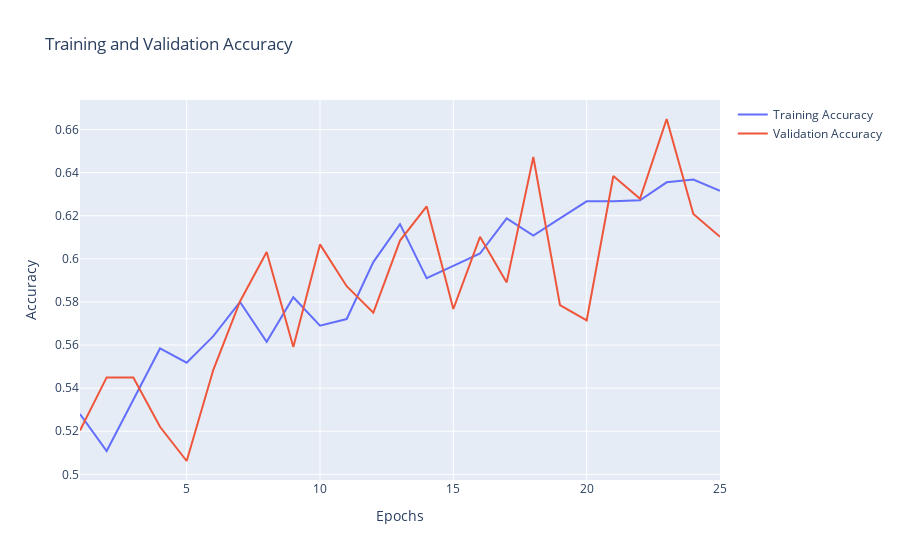

Source (notebook cell):
### Code cell
acc = history.history['acc']
vall_acc = history.history['val_acc']
loss = history.history['loss']
val_loss = history.history['val_loss']
epochs = [x for x in range(1, len(acc) + 1)]

fig = go.Figure()
fig.add_trace(go.Scatter(x=epochs, y=acc, name="Training Accuracy"))
fig.add_trace(go.Scatter(x=epochs, y=vall_acc, name="Validation Accuracy"))
fig.update_layout(
    title="Training and Validation Accuracy",
    xaxis_title="Epochs",
    yaxis_title="Accuracy"
)
fig.show()

### Figure 1 — Plotly figure (JSON) as saved in the notebook; plotly's stock layout.template omitted (floating-point values rounded to 4 significant figures)
{"data": [{"name": "Training Accuracy", "type": "scatter", "x": [1, 2, 3, 4, 5, 6, 7, 8, 9, 10, 11, 12, 13, 14, 15, 16, 17, 18, 19, 20, 21, 22, 23, 24, 25], "y": [0.528, 0.5108, 0.5346, 0.5584, 0.5518, 0.5641, 0.58, 0.5615, 0.5822, 0.569, 0.5721, 0.5985, 0.6161, 0.591, 0.5967, 0.6025, 0.6188, 0.6108, 0.6188, 0.6267, 0.6267, 0.6271, 0.6355, 0.6368, 0.6316]}, {"name": "Validation Accuracy", "type": "scatter", "x": [1, 2, 3, 4, 5, 6, 7, 8, 9, 10, 11, 12, 13, 14, 15, 16, 17, 18, 19, 20, 21, 22, 23, 24, 25], "y": [0.5203, 0.545, 0.545, 0.522, 0.5062, 0.5485, 0.5802, 0.6032, 0.5591, 0.6067, 0.5873, 0.575, 0.6085, 0.6243, 0.5767, 0.6102, 0.5891, 0.6473, 0.5785, 0.5714, 0.6384, 0.6279, 0.6649, 0.6208, 0.6102]}], "layout": {"title": {"text": "Training and Validation Accuracy"}, "xaxis": {"title": {"text": "Epochs"}}, "yaxis": {"title": {"text": "Accuracy"}}}}
